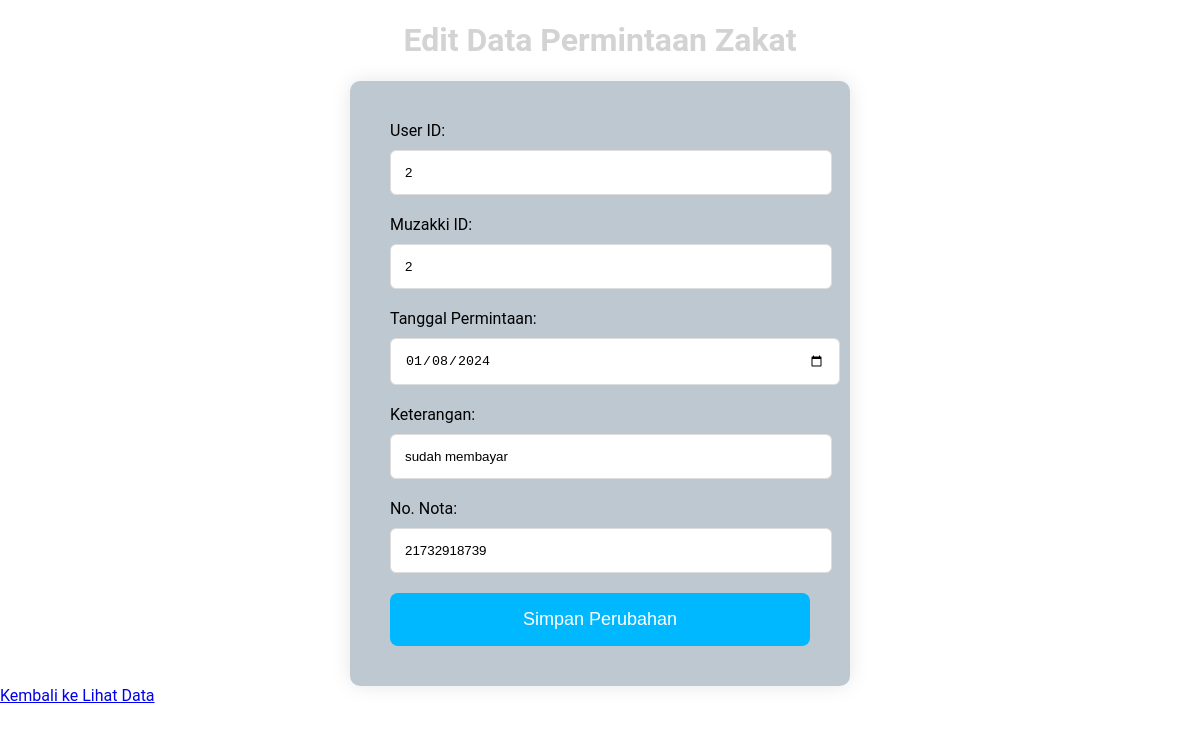
Screenshot of /edit_data.php?id=8 with the database file from the repository.
### tables this page shows
CREATE TABLE `tabelpermintaanzakat` (
  `id` int(11) NOT NULL,
  `datetime` date DEFAULT NULL,
  `user_id` int(11) DEFAULT NULL,
  `muzakki_id` int(11) DEFAULT NULL,
  `keterangan` varchar(255) DEFAULT NULL,
  `no_nota` varchar(255) DEFAULT NULL
);

### edit_data.php (the view, shortened to what this page needs)
<!DOCTYPE html>
<html>
<head>
    <link rel="stylesheet" type="text/css" href="style.css">
</head>
<body>
<?php
include 'koneksi.php';
if (isset($_GET['id']) && is_numeric($_GET['id'])) {
    $id = $_GET['id'];
    $query = "SELECT * FROM tabelpermintaanzakat WHERE id=$id";
    $result = $conn->query($query);
    if ($result->num_rows == 1) {
        $row = $result->fetch_assoc();
        ?>
        <h1>Edit Data Permintaan Zakat</h1>
        <form action="update_data.php" method="POST">
            <label for="user_id">User ID:</label>
            <input type="text" id="user_id" name="user_id" value="<?php echo $row['user_id']; ?>">
            <label for="muzakki_id">Muzakki ID:</label>
            <input type="text" id="muzakki_id" name="muzakki_id" value="<?php echo $row['muzakki_id']; ?>">
            <label for="datetime">Tanggal Permintaan:</label>
            <input type="date" id="datetime" name="datetime" value="<?php echo $row['datetime']; ?>">
            <label for="keterangan">Keterangan:</label>
            <input type="text" id="keterangan" name="keterangan" value="<?php echo $row['keterangan']; ?>">
            <label for="no_nota">No. Nota:</label>
            <input type="text" id="no_nota" name="no_nota" value="<?php echo $row['no_nota']; ?>">
            <input type="submit" value="Simpan Perubahan">
        </form>
        <?php
    } else {
        echo "Tidak ada data dengan ID tersebut.";
    }
} else {
    echo "ID tidak valid.";
}
?>
<a href="lihat_data.php" class="kembali-button">Kembali ke Lihat Data</a>
</body>
</html>

### style.css (style rules this page uses)
body { font-family: 'Roboto', sans-serif; background-color: #ffffff; margin: 0; height: 100vh; background-image: url(miku.gif); }
form { background-color: #bec8d1; padding: 40px; border-radius: 10px; box-shadow: 0 0 20px rgba(0, 0, 0, 0.1); margin: auto; width: 35%; }
h1 { text-align: center; color: #d3d3d3; }
label { display: block; margin-bottom: 10px; color: #000000; }
input[type="text"], textarea, select { width: 98%; padding: 14px; margin-bottom: 20px; border: 1px solid #ddd; border-radius: 6px; }
input[type="date"], select { width: 100%; padding: 14px; margin-bottom: 20px; border: 1px solid #ddd; border-radius: 6px; }
input[type="submit"] { background-color:#00b8ff; color: #fff; padding: 16px 32px; border: none; border-radius: 8px; cursor: pointer; font-size: 18px; width: 100%; }

### rows the page displays
tabelpermintaanzakat: user_id "2", muzakki_id "2", datetime "01/08/2024", keterangan "sudah membayar", no_nota "21732918739"
